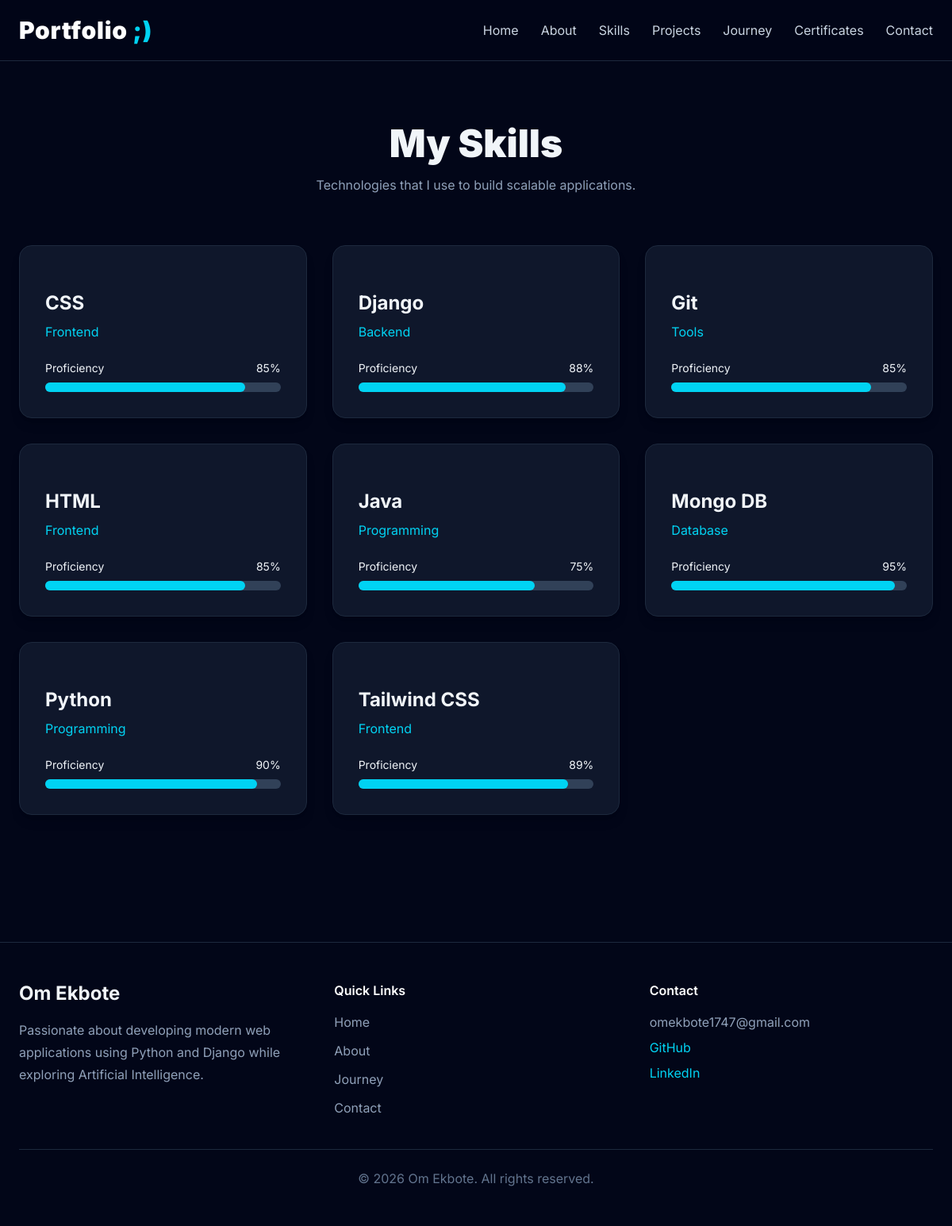
Page /skills/ on the earlier database version.
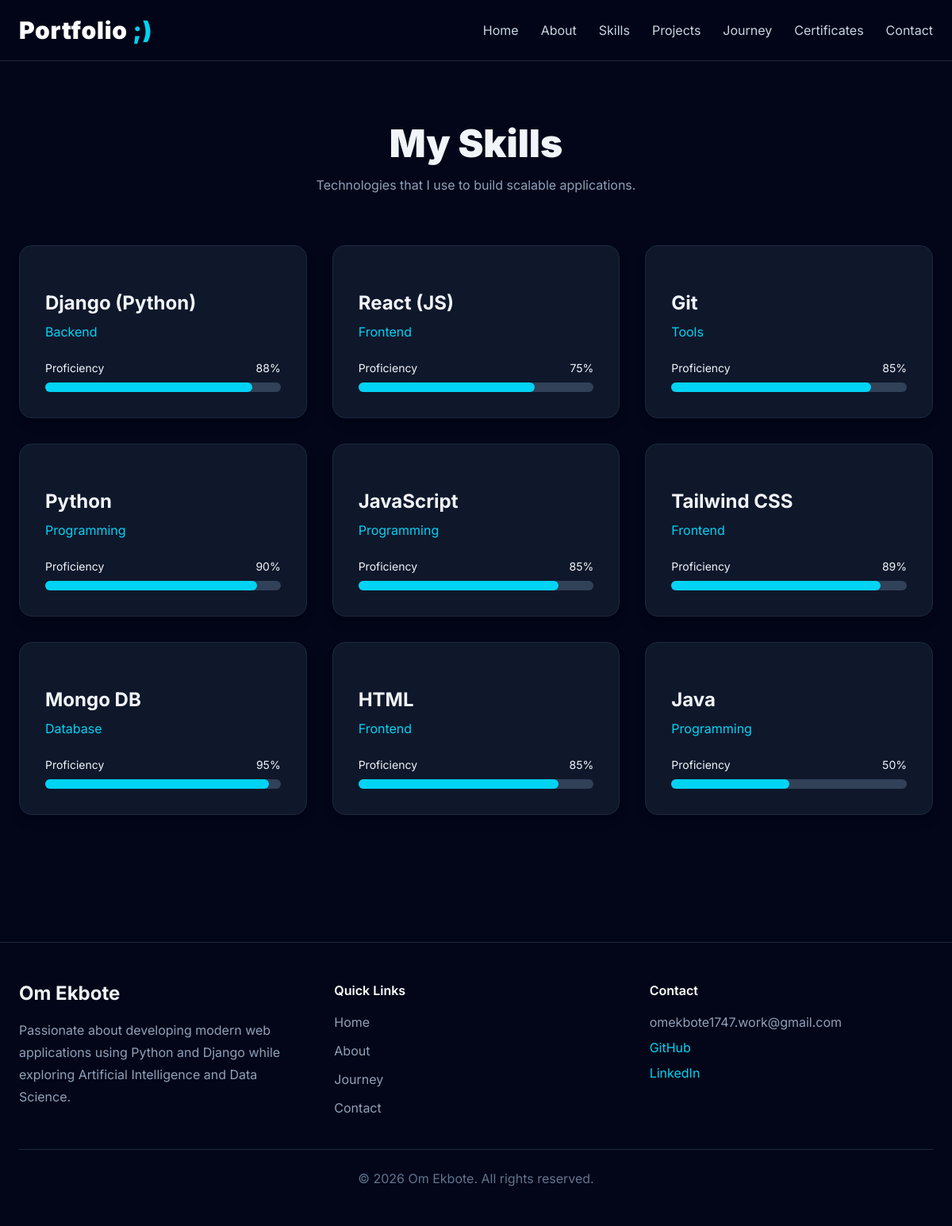
Same page on the later database version.
### website/models.py (models this page shows, shortened)
class Skill(models.Model):
    CATEGORY_CHOICES = [
        ("Programming", "Programming"),
        ("Frontend", "Frontend"),
        ("Backend", "Backend"),
        ("Database", "Database"),
        ("Tools", "Tools"),
        ("Cloud", "Cloud"),
    ]
    name = models.CharField(max_length=50)
    category = models.CharField(
        max_length=20,
        choices=CATEGORY_CHOICES
    )
    proficiency = models.PositiveSmallIntegerField(
        help_text="Enter a value between 0 and 100."
    )
    icon = models.ImageField(
        upload_to="skills/",
        blank=True,
        null=True
    )
    display_order = models.PositiveIntegerField(
        default=1
    )
    class Meta:
        ordering = ["display_order", "name"]

class Profile(models.Model):
    full_name = models.CharField(max_length=100)
    title = models.CharField(max_length=150)
    short_bio = models.TextField()
    profile_image = models.ImageField(
        upload_to="profile/",
        blank=True,
        null=True
    )
    resume = models.FileField(
        upload_to="resume/",
        blank=True,
        null=True
    )
    email = models.EmailField()
    phone = models.CharField(
        max_length=20,
        blank=True
    )
    location = models.CharField(
        max_length=100,
        blank=True
    )
    github = models.URLField(
        blank=True
    )
    linkedin = models.URLField(
        blank=True
    )
    instagram = models.URLField(
        blank=True
    )
    about = models.TextField(
        blank=True,
        help_text="Detailed About Me section."
    )
    is_active = models.BooleanField(default=True)
    class Meta:
        verbose_name = "Profile"
        verbose_name_plural = "Profile"

### website/views.py (the view)
# urls.py: path("skills/", views.skills, name="skills"),
def skills(request):
    skills = Skill.objects.all()
    return render(
        request,
        "skills.html",
        {
            "skills": skills
        }
    )

### website/context_processors.py (called while the page is built)
def profile_context(request):
    profile = Profile.objects.filter(
        is_active=True
    ).first()
    return {
        "profile": profile,
        "project_count": Project.objects.count(),
        "skill_count": Skill.objects.count(),
        "certificate_count": Certificate.objects.count(),
    }

### templates/skills.html (shortened to what this page needs)
{% extends "base.html" %}
{% block content %}
<section class="max-w-7xl mx-auto px-6 py-20">
    <div class="text-center">
        <h1 class="text-5xl font-black">
            My Skills
        </h1>
        <p class="mt-4 text-slate-400">
            Technologies that I use to build scalable applications.
        </p>
    </div>
    <div class="grid md:grid-cols-2 lg:grid-cols-3 gap-8 mt-16">
        {% for skill in skills %}
        <div class="bg-slate-900 border border-slate-800 rounded-2xl p-8 shadow-lg hover:border-cyan-400 transition duration-300">
            <h2 class="mt-6 text-2xl font-bold">
                {{ skill.name }}
            </h2>
            <p class="text-cyan-400 mt-2">
                {{ skill.category }}
            </p>
            <div class="mt-6">
                <div class="flex justify-between text-sm mb-2">
                    <span>Proficiency</span>
                    <span>{{ skill.proficiency }}%</span>
                </div>
                <div class="w-full bg-slate-700 rounded-full h-3">
                    <div
                        class="bg-cyan-400 h-3 rounded-full"
                        style="width: {{ skill.proficiency }}%;">
                    </div>
                </div>
            </div>
        </div>
        {% empty %}
        <div class="col-span-full text-center text-slate-400">
            No skills added yet.
        </div>
        {% endfor %}
    </div>
</section>
{% endblock %}

### templates/partials/footer.html
<footer class="border-t border-slate-800 mt-20 bg-slate-950">
    <div class="max-w-7xl mx-auto px-6 py-12">
        <div class="grid md:grid-cols-3 gap-10">
            <div>
                <h2 class="text-2xl font-bold">
                    {{ profile.full_name|default:"Your Portfolio" }}
                </h2>
                <p class="mt-4 text-slate-400 leading-7">
                    {{ profile.short_bio|truncatewords:20 }}
                </p>
            </div>
            <div>
                <h3 class="font-semibold text-white mb-4">
                    Quick Links
                </h3>
                <ul class="space-y-3 text-slate-400">
                    <li><a href="{% url 'home' %}" class="hover:text-cyan-400">Home</a></li>
                    <li><a href="{% url 'about' %}" class="hover:text-cyan-400">About</a></li>
                    <li><a href="{% url 'journey' %}" class="hover:text-cyan-400">Journey</a></li>
                    <li><a href="{% url 'contact' %}" class="hover:text-cyan-400">Contact</a></li>
                </ul>
            </div>
            <div>
                <h3 class="font-semibold text-white mb-4">
                    Contact
                </h3>
                <p class="text-slate-400">
                    {{ profile.email }}
                </p>
                {% if profile.github %}
                <a href="{{ profile.github }}"
                   target="_blank"
                   class="block mt-2 text-cyan-400">
                    GitHub
                </a>
                {% endif %}
                {% if profile.linkedin %}
                <a href="{{ profile.linkedin }}"
                   target="_blank"
                   class="block mt-2 text-cyan-400">
                    LinkedIn
                </a>
                {% endif %}
            </div>
        </div>
        <div class="border-t border-slate-800 mt-10 pt-6 text-center text-slate-500">
            © {% now "Y" %} {{ profile.full_name|default:"Portfolio" }}. All rights reserved.
        </div>
    </div>
</footer>

Differences in the rows shown:
removed Skill: name "CSS", category "Frontend", proficiency "85"
changed Skill "Backend": name "Django" → "Django (Python)"
added Skill: name "React (JS)", category "Frontend", proficiency "75"
changed Skill "Python": moves up the list
added Skill: name "JavaScript", category "Programming", proficiency "85"
changed Skill "Tailwind CSS": moves up the list
changed Skill "Mongo DB": moves down the list
changed Skill "Java": proficiency "75" → "50"
changed Profile "Om Ekbote": short_bio "Passionate about developing modern web applications using Python and Django while exploring Artificial Intelligence." → "Passionate about developing modern web applications using Python and Django while exploring Artificial Intelligence and Data Science."; email "omekbote1747@gmail.com" → "omekbote1747.work@gmail.com"
